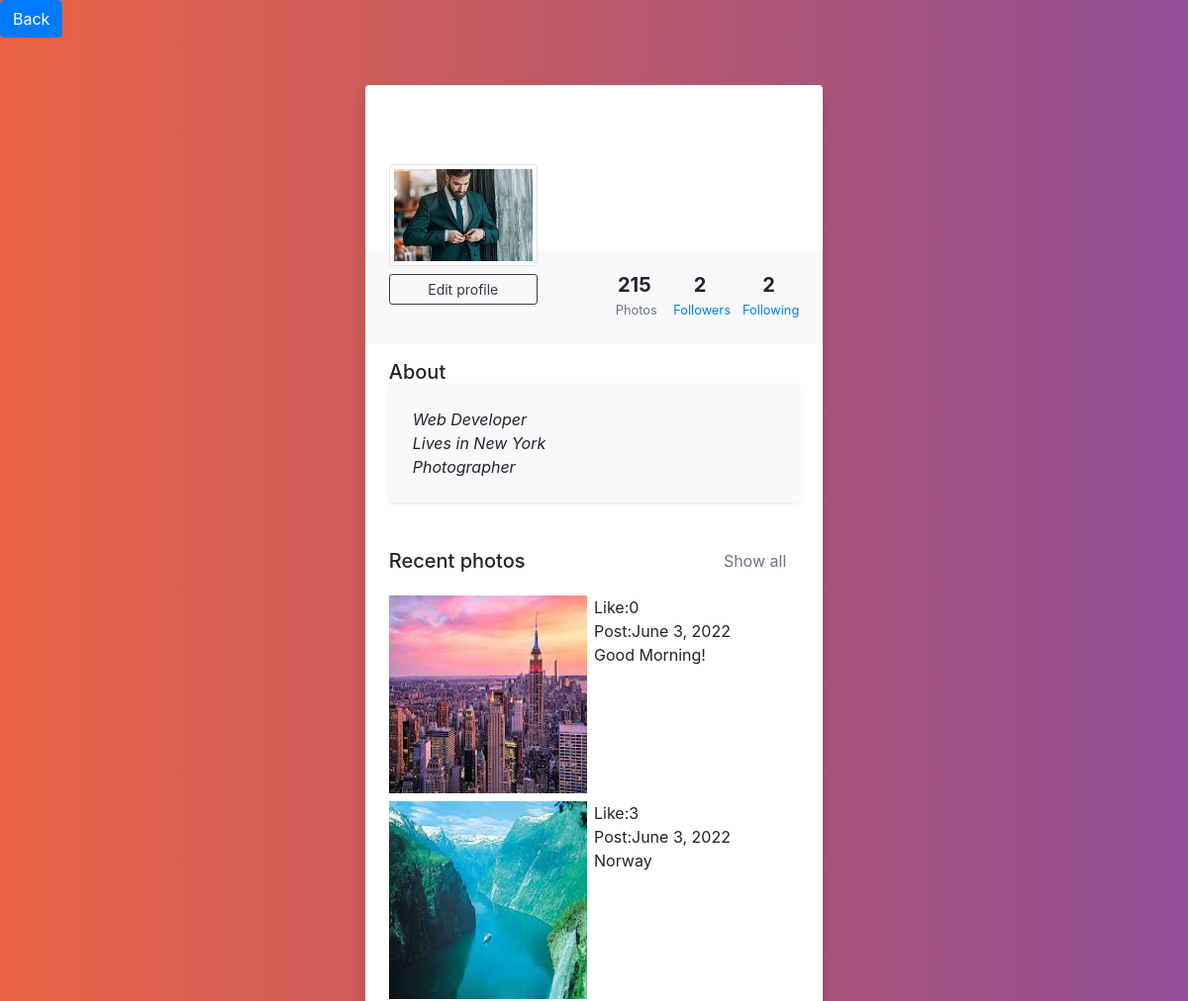
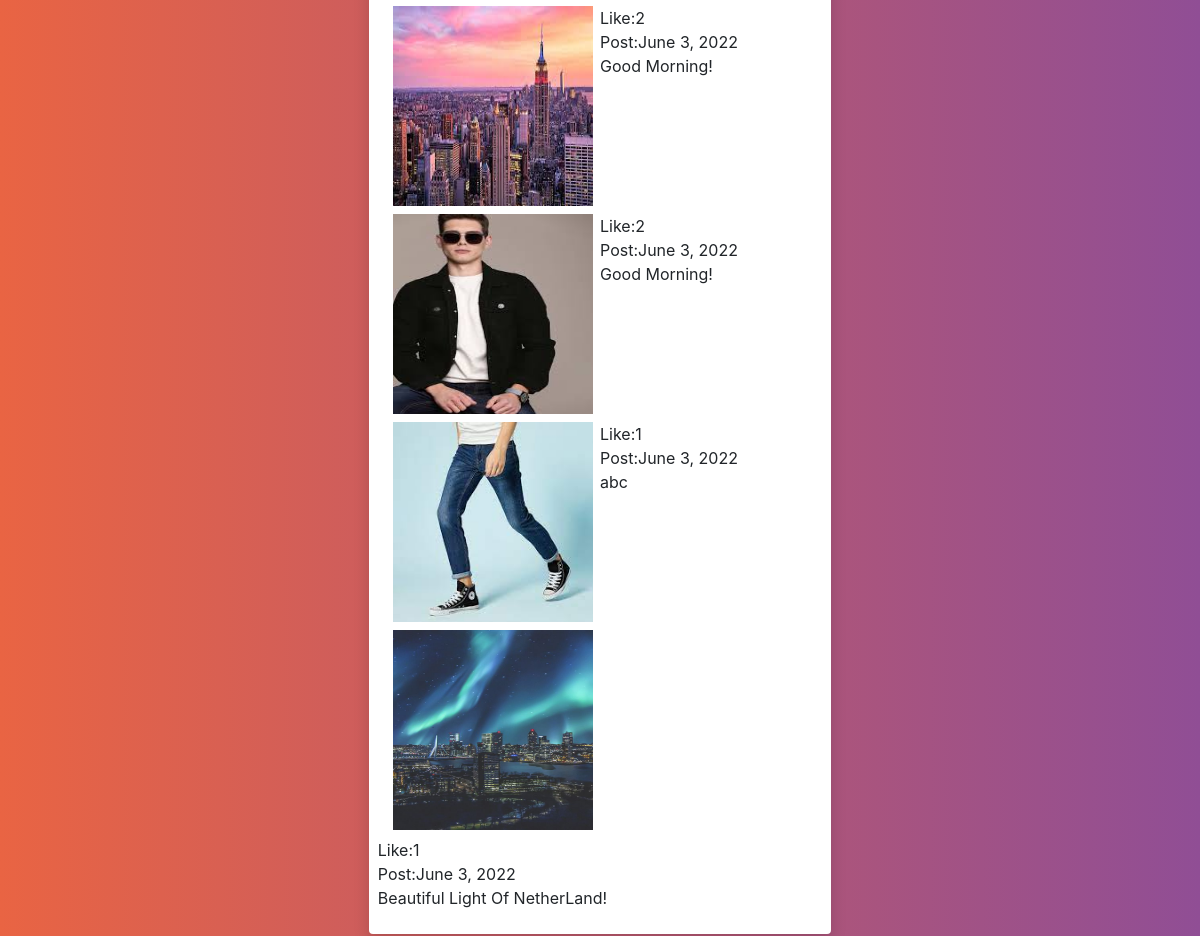
The app's page /profile/ (signed in) with its own data (2 pictures, top to bottom).
### myapp/models.py (models this page shows, shortened)
class User(AbstractUser):
    CHOICE = (
      ('Male','Male'),
       ('Female','Female'),
    )
    name = models.CharField(max_length=10)
    gender = models.CharField(choices=CHOICE,max_length=6)
    mobile = models.CharField(max_length=10)
    created = models.DateField(auto_now_add=True)
    location = models.CharField(max_length=50)
    profile = models.FileField(upload_to='profile',null=True,blank=True)
    followers = models.ManyToManyField('User',related_name='follower')
    following = models.ManyToManyField('User',related_name='followings')

class AddPost(models.Model):
 user = models.ForeignKey(User,on_delete=models.CASCADE)
 post_date = models.DateField(auto_now_add=True)
 post = models.FileField(upload_to='post')
 like =  models.ManyToManyField('User',related_name='lik')
 description = models.CharField(max_length=50,null=True,blank=True)

### myapp/views.py (the view)
# urls.py: path('profile/',views.profiles,name='profile'),
@login_required(login_url='/login/')
def profiles(request):
    uid = AddPost.objects.filter(user=request.user)[::-1]
    tid = User.objects.filter(follower=request.user)
    return render(request,'profile.html',{'uid':uid,'tid':tid})

### myapp/templates/profile.html (shortened to what this page needs)
{% load static %}
<!DOCTYPE html>
<html lang="en">
<head>
    <link rel="stylesheet" href="https://cdn.jsdelivr.net/npm/bootstrap@4.4.1/dist/css/bootstrap.min.css">
</head>
<body>
    <a href="{% url 'index' %}" class="btn btn-primary">Back</a>
    <div class="row py-5 px-4"> <div class="col-md-5 mx-auto">  <div class="bg-white shadow rounded overflow-hidden"> <div class="px-4 pt-0 pb-4 cover"> <div class="media align-items-end profile-head"> <div class="profile mr-3"><img src="{{request.user.profile.url}}" alt="" width="150" height="150" class="rounded mb-2 img-thumbnail"><a href="{% url 'profile-edit' %}" class="btn btn-outline-dark btn-sm btn-block">Edit profile</a></div> <div class="media-body mb-5 text-white"> <h4 class="mt-0 mb-0">{{request.user.first_name}}</h4> <p class="small mb-4"> New York</p> </div> </div> </div> <div class="bg-light p-4 d-flex justify-content-end text-center"> <ul class="list-inline mb-0"> <li class="list-inline-item"> <h5 class="font-weight-bold mb-0 d-block">215</h5><small class="text-muted"> Photos</small> </li> <li class="list-inline-item"> <h5 class="font-weight-bold mb-0 d-block">{{request.user.followers.count}}</h5><small class="text-muted"> <i class="fas fa-user mr-1"><a href="{% url 'view-friend' %}"></i>Followers</small> </li></a><li class="list-inline-item"> <h5 class="font-weight-bold mb-0 d-block">{{request.user.following.count}}</h5><small class="text-muted"> <i class="fas fa-user mr-1"><a href="{% url 'view-friend' %}"></i>Following</small> </li></a> </ul> </div> <div class="px-4 py-3"> <h5 class="mb-0">About</h5> <div class="p-4 rounded shadow-sm bg-light"> <p class="font-italic mb-0">Web Developer</p> <p class="font-italic mb-0">Lives in New York</p> <p class="font-italic mb-0">Photographer</p> </div> </div> <div class="py-4 px-4"> <div class="d-flex align-items-center justify-content-between mb-3"> <h5 class="mb-0">Recent photos</h5><a href="#" class="btn btn-link text-muted">Show all</a> </div> <div class="row"> {% for one in uid %}<div class="col-lg-6 mb-2 pr-lg-1"><img src="{{one.post.url}}" alt="" width="200" height="200" ></div>Like:{{one.like.count}} <br> Post:{{one.user.created}} <br> {{one.description}} {% endfor %}</div> </div> </div> </div>
</div>
</body>
</html>

### myapp/templates/profile.html (style rules this page uses)
.profile-head { transform: translateY(5rem) }
.cover { background-image: url(https://images.unsplash.com/photo-1530305408560-82d13781b33a?ixlib=rb-1.2.1&ixid=eyJhcHBfaWQiOjEyMDd9&auto=format&fit=crop&w=1352&q=80); background-size: cover; background-repeat: no-repeat }
body { background: #654ea3; background: linear-gradient(to right, #e96443, #904e95); min-height: 100vh; overflow-x:hidden; }

### records on screen
User: user.profile (picture), user.followers.count "2", user.following.count "2"
AddPost: post (picture), like.count "0", user.created "June 3, 2022", description "Good Morning!"
AddPost: post (picture), like.count "3", user.created "June 3, 2022", description "Norway"
AddPost: post (picture), like.count "2", user.created "June 3, 2022", description "Good Morning!"
AddPost: post (picture), like.count "2", user.created "June 3, 2022", description "Good Morning!"
AddPost: post (picture), like.count "1", user.created "June 3, 2022", description "abc"
AddPost: post (picture), like.count "1", user.created "June 3, 2022", description "Beautiful Light Of NetherLand!"
